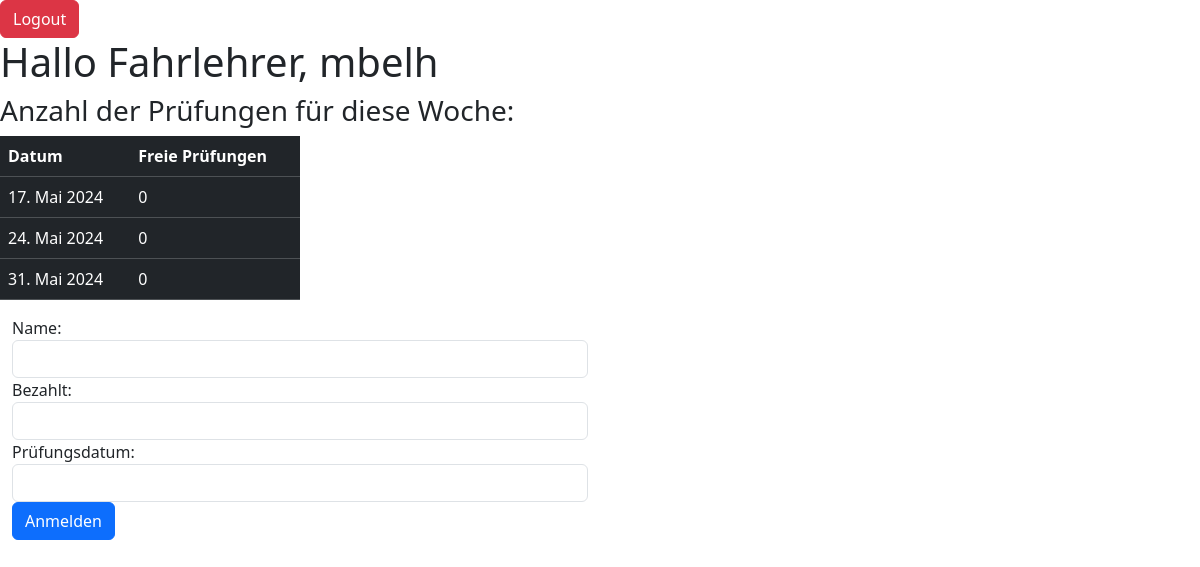
Before: /home/ (signed in) with the older database file.
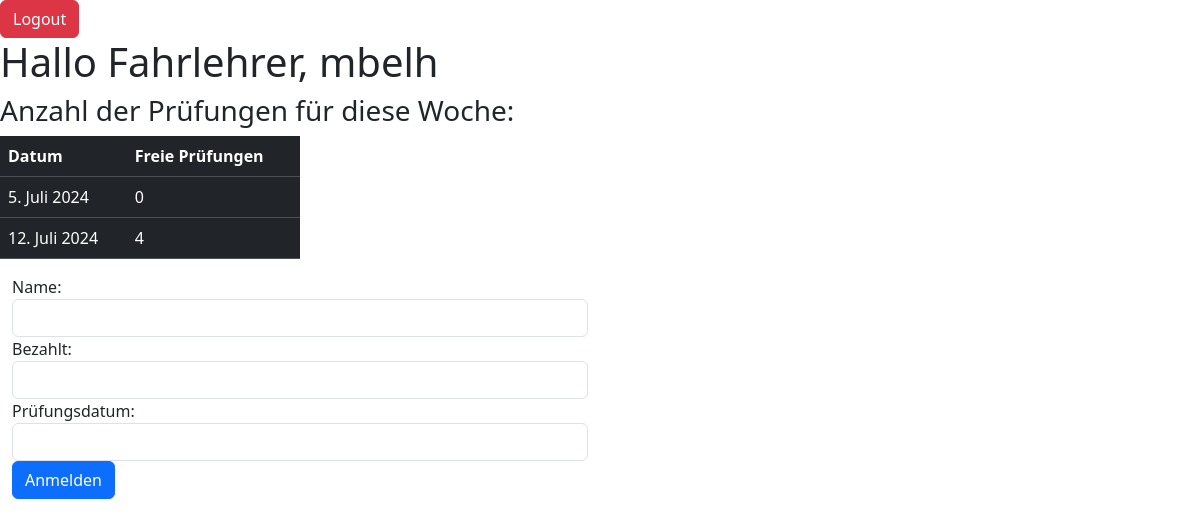
After: the same page with the newer database file.
### fahrschulemanager_fullstack/models.py (models this page shows, shortened)
class Events(models.Model):
    date=models.DateField(blank=False, null=False)
    text_event=models.BigIntegerField(null=False, blank=False)

### fahrschulemanager_fullstack/views.py (the view, shortened to what this page needs)
# urls.py: 2. Add a URL to urlpatterns:  path('', views.home, name='home')
@csrf_exempt
def home(request):
    form = Pruefung()
    prftexterr = ""
    pruefung = Events.objects.all()
    anzahl_prf = Events.objects.all()
    prueflinge = Prüflinge.objects.all()
    prfl = [p.name for p in prueflinge]
    if request.method == "POST" and 'logout' in request.POST:
        logout(request)
        return redirect("/")
    context = {
        "pruefung": pruefung,
        "form": form,
        "prftexterr": prftexterr,
    }
    return render(request, "home.html", context)

### fahrschulemanager_fullstack/forms.py
class Pruefung(forms.ModelForm):
    class Meta:
        model = Prüflinge
        fields = "__all__"
        widgets = {
            "name": forms.TextInput(attrs={'class': 'form-control'}),
            "bezahlt": forms.TextInput(attrs={'class': 'form-control'}),
            "prüfungsdatum": forms.DateInput(attrs={'class': 'form-control'}, format='%d.%m.%Y')
        }

### fahrschulemanager_fullstack/templates/home.html (shortened to what this page needs)
<!DOCTYPE html>
<html lang="en">
    {%load static%}
<head>
    <link href="https://cdn.jsdelivr.net/npm/bootstrap@5.3.3/dist/css/bootstrap.min.css" rel="stylesheet">
</head>
<body>
{% if user.is_authenticated %}
    <div class="col-12 col-sm-6">
        <div class="logo-container">
            <div>
                <form action="" method="post">
                    <button class="btn btn-danger" type="submit" name="logout">Logout</button>
                </form>
            </div>
            <h1> Hallo Fahrlehrer, {{user.username}}</h1>
            <h3> Anzahl der Prüfungen für diese Woche:</h3>
            <div class="col-md-6">
                    <table class="table table-dark">
                        <tr>
                            <th scope="col">Datum</th>
                            <th scope="col">Freie Prüfungen</th>
                        </tr>
                        {% for item in pruefung %}
                        <tr>
                            <td>{{ item.date }}</td>
                            <td>{{ item.text_event }}</td>
                        </tr>
                        {% endfor %}
                    </table>
            </div>
        </div>
    <div class="container">
        <form action="" id="form" method="POST">
             <span>Name</span>: {{form.name}}
            <span>Bezahlt</span>: {{form.bezahlt}}
            <span>Prüfungsdatum</span>: {{form.prüfungsdatum}}
            <button type="submit" class="btn btn-primary" name="anmelden">Anmelden</button>
        </form>
    </div>
    {% else %}
    <div>
        <h1>Kein Zugriff oder bist Abgemeldet</h1>
        <a href="/">Zurück zum Login</a>
    </div>
</div>
{% endif %}
</body>
</body>
</html>

Changed rows visible on the page:
removed Events: date "17. Mai 2024", text_event "0"
removed Events: date "24. Mai 2024", text_event "0"
removed Events: date "31. Mai 2024", text_event "0"
added Events: date "5. Juli 2024", text_event "0"
added Events: date "12. Juli 2024", text_event "4"
